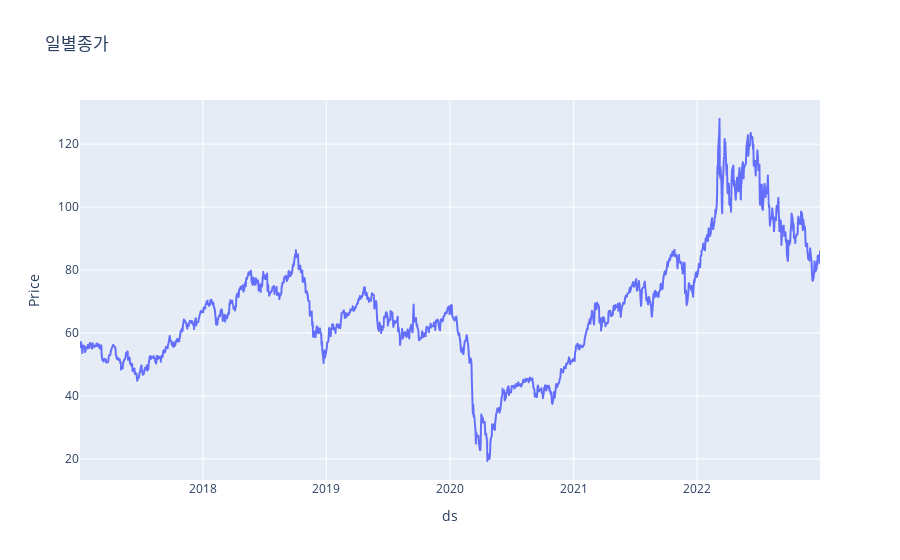

The notebook cell saved with this chart:
### Markdown cell above
## 시각화

### Code cell
px.line(df, x='ds', y='Price', title='일별종가')

### Figure 1 — Plotly figure (JSON) as saved in the notebook; plotly's stock layout.template omitted (floating-point values rounded to 4 significant figures; data arrays with more than 128 entries replaced by an {"elided": "..."} marker saying what was removed)
{"data": [{"hovertemplate": "ds=%{x}<br>Price=%{y}<extra></extra>", "legendgroup": "", "line": {"color": "#636efa", "dash": "solid"}, "marker": {"symbol": "circle"}, "mode": "lines", "name": "", "showlegend": false, "type": "scattergl", "x": {"elided": "1548 str values"}, "xaxis": "x", "y": {"elided": "1548 float values"}, "yaxis": "y"}], "layout": {"legend": {"tracegroupgap": 0}, "title": {"text": "일별종가"}, "xaxis": {"anchor": "y", "domain": [0, 1], "title": {"text": "ds"}}, "yaxis": {"anchor": "x", "domain": [0, 1], "title": {"text": "Price"}}}}
